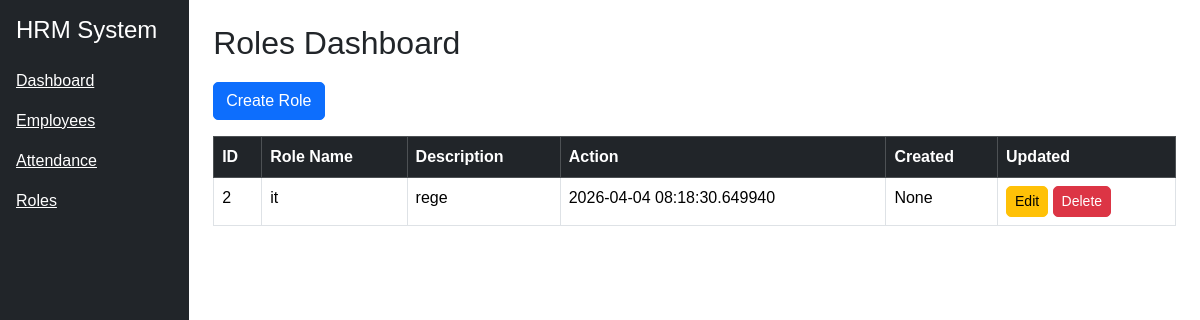
/roles, run on the app's committed database.
### models.py (models this page shows)
class Role(db.Model):
    role_id = db.Column(db.Integer, primary_key=True)
    role_name = db.Column(db.String(100))
    description = db.Column(db.String(200))
    status = db.Column(db.String(50), default='active')
    created_at = db.Column(db.DateTime)
    updated_at = db.Column(db.DateTime)

### routes/role_routes.py (the view)
@role_bp.route('/roles')
def roles():
    roles = Role.query.filter_by(status='active').all()
    return render_template("roles.html", roles=roles)

### templates/roles.html
{% extends "base.html" %}
{% block content %}
<h2>Roles Dashboard</h2>
<a href="/add_role" class="btn btn-primary mb-3">Create Role</a>
<table class="table table-bordered">
<thead class="table-dark">
<tr>
<th>ID</th>
<th>Role Name</th>
<th>Description</th>
<th>Action</th>
<th>Created</th>
<th>Updated</th>
</tr>
</thead>
<tbody>
{% for role in roles %}
<tr>
<td>{{ role.role_id }}</td>
<td>{{ role.role_name }}</td>
<td>{{ role.description }}</td>
<td>{{ role.created_at }}</td>
<td>{{ role.updated_at }}</td>
<td>
<a href="/edit_role/{{ role.role_id }}" class="btn btn-warning btn-sm">Edit</a>
<a href="/delete_role/{{ role.role_id }}" class="btn btn-danger btn-sm">
Delete
</a>
</td>
</tr>
{% endfor %}
</tbody>
</table>
{% endblock %}

### templates/base.html (shortened to what this page needs)
<!DOCTYPE html>
<html>
<head>
<link href="https://cdn.jsdelivr.net/npm/bootstrap@5.3.2/dist/css/bootstrap.min.css" rel="stylesheet">
</head>
<link rel="stylesheet" href="{{ url_for('static', filename='style.css') }}">
<body>
<div class="d-flex">
<div class="bg-dark text-white p-3" style="width:220px; height:100vh;">
<h4 class="mb-4">HRM System</h4>
<a href="/" class="text-white d-block mb-3">Dashboard</a>
<a href="/employees" class="text-white d-block mb-3">Employees</a>
<a href="/attendance" class="text-white d-block mb-3">Attendance</a>
<a href="/roles" class="text-white d-block mb-3">Roles</a>
</div>
<div class="p-4 w-100">
{% block content %}
{% endblock %}
</div>
</div>
</body>
</html>

### static/style.css (style rules this page uses)
body { font-family: Arial, sans-serif; }
.table { background: white; }
.btn { border-radius: 5px; }
h2 { margin-bottom: 20px; }

### data on the page
Role: role_id "2", role_name "it", description "rege", created_at "2026-04-04 08:18:30.649940", updated_at "None"
